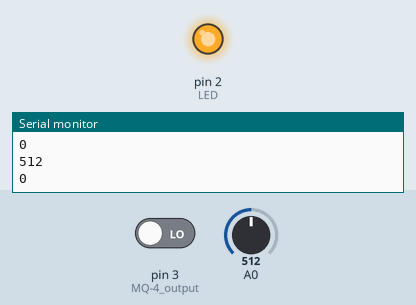
Simulated run of this sketch. Board: Arduino Uno, built with avr-gcc and run on an emulated ATmega328P. On the bench: output pins drawn as LEDs (lit = HIGH), the last lines printed to the serial monitor. Inputs (shaded band) come from the test bench; at power-on: A0 = 512, pin 3 (MQ-4_output) LOW.

Above: at 1.8 s.
1.9 s: A0 set to 583
3.4 s: A0 set to 616
At 4.5 s:
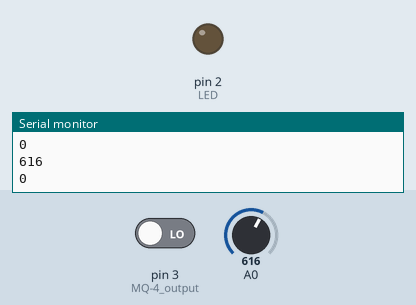
5.5 s: A0 set to 556
7.2 s: A0 set to 524
At 8.7 s:
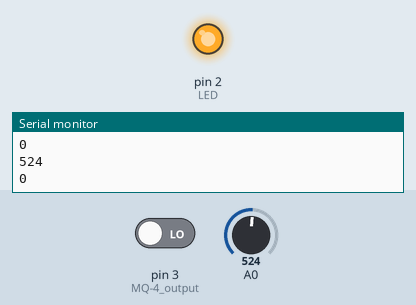
9.5 s: A0 set to 610
At 10.3 s:
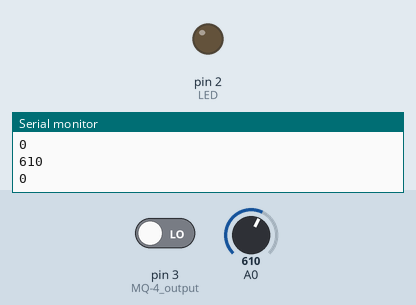
Timing chart, 0 to 12.5 s (numbered marks = the images above; inputs shaded):
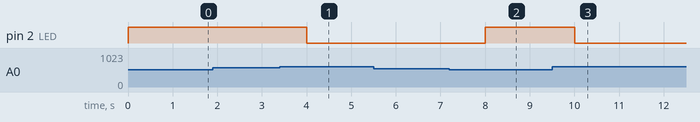

The sketch:

MQ4_exam.ino
```cpp
void setup() {
  // put your setup code here, to run once:
  pinMode(2, OUTPUT); // LED, Buser output
  pinMode(3, INPUT); //MQ-4 output
  Serial.begin(9600);
}

void loop() {
  // put your main code here, to run repeatedly:
  int value = analogRead(0); //MQ-4 AOUT input
  int limit = digitalRead(3); //MQ-4 DOUT input
  Serial.println(value);
  Serial.println(limit);

  if(value > 600){
    digitalWrite(2, LOW);
    digitalWrite(4, HIGH);
  }

  else if (value < 540){
    digitalWrite(2, HIGH);
    digitalWrite(4, LOW);
  }
  delay(1000);

}
```

Measured:
- the behaviour switches between 600 and 601 on A0 (found by bisection; images 0 and 1)
- the behaviour switches between 540 and 539 on A0 (found by bisection; images 1 and 2)
- after the input at 3.4 s, pin 2 (LED): HIGH → LOW after 0.60 s
- after the input at 7.2 s, pin 2 (LED): LOW → HIGH after 0.80 s
- after the input at 9.5 s, pin 2 (LED): HIGH → LOW after 0.50 s
